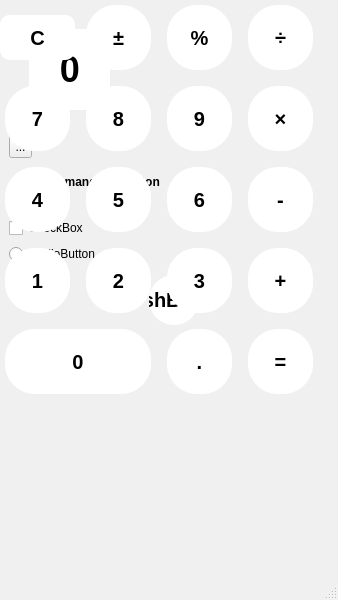
<?xml version="1.0" encoding="UTF-8"?>
<ui version="4.0">
 <class>MainWindow</class>
 <widget class="QMainWindow" name="MainWindow">
  <property name="geometry">
   <rect>
    <x>0</x>
    <y>0</y>
    <width>338</width>
    <height>600</height>
   </rect>
  </property>
  <property name="windowTitle">
   <string>계산기</string>
  </property>
  <property name="styleSheet">
   <string notr="true">QMainWindow { background-color: rgb(240, 240, 240) }
   </string>
  </property>
  <widget class="QWidget" name="centralwidget">
   <widget class="QLabel" name="display">
    <property name="geometry">
     <rect>
      <x>9</x>
      <y>9</y>
      <width>121</width>
      <height>121</height>
     </rect>
    </property>
    <property name="styleSheet">
     <string notr="true">QLabel {
    font-family: 'Arial', sans-serif;
    color: black;
    background:rgb(255, 255, 255);
    padding: 20px;
    margin-top: 20px;     /* 위쪽 여백 */
    margin-bottom: 20px;  /* 아래쪽 여백 */
    margin-left: 20px;    /* 왼쪽 여백 */
    margin-right: 20px;   /* 오른쪽 여백 */
    border-radius: 15px;    
    font-size: 36px;
    font-weight: bold;
}</string>
    </property>
    <property name="text">
     <string>0</string>
    </property>
    <property name="alignment">
     <set>Qt::AlignmentFlag::AlignRight|Qt::AlignmentFlag::AlignTrailing|Qt::AlignmentFlag::AlignVCenter</set>
    </property>
   </widget>
   <widget class="QPushButton" name="pushButton">
    <property name="geometry">
     <rect>
      <x>9</x>
      <y>270</y>
      <width>320</width>
      <height>60</height>
     </rect>
    </property>
    <property name="minimumSize">
     <size>
      <width>0</width>
      <height>0</height>
     </size>
    </property>
    <property name="maximumSize">
     <size>
      <width>657</width>
      <height>16777215</height>
     </size>
    </property>
    <property name="styleSheet">
     <string notr="true"> background-color: rgb(255, 255, 255);
    color: black;
    border-radius: 25px;  /* 버튼 크기에 맞춰 radius도 조정 */
    font-size: 20px;
    font-weight: bold;
    width: 50px;     /* 65px에서 50px로 변경 */
    height: 50px;    /* 65px에서 50px로 변경 */
    margin-top: 5px;
    margin-bottom: 5px;
    margin-left: 140px;
    margin-right: 130px;
    border: none;</string>
    </property>
    <property name="text">
     <string>PushButton</string>
    </property>
    <property name="autoDefault">
     <bool>true</bool>
    </property>
    <property name="default">
     <bool>false</bool>
    </property>
    <property name="flat">
     <bool>false</bool>
    </property>
   </widget>
   <widget class="QToolButton" name="toolButton">
    <property name="geometry">
     <rect>
      <x>9</x>
      <y>136</y>
      <width>23</width>
      <height>22</height>
     </rect>
    </property>
    <property name="text">
     <string>...</string>
    </property>
   </widget>
   <widget class="QRadioButton" name="radioButton">
    <property name="geometry">
     <rect>
      <x>9</x>
      <y>244</y>
      <width>94</width>
      <height>20</height>
     </rect>
    </property>
    <property name="text">
     <string>RadioButton</string>
    </property>
   </widget>
   <widget class="QCheckBox" name="checkBox">
    <property name="geometry">
     <rect>
      <x>9</x>
      <y>218</y>
      <width>79</width>
      <height>20</height>
     </rect>
    </property>
    <property name="text">
     <string>CheckBox</string>
    </property>
   </widget>
   <widget class="QCommandLinkButton" name="commandLinkButton">
    <property name="geometry">
     <rect>
      <x>9</x>
      <y>164</y>
      <width>320</width>
      <height>40</height>
     </rect>
    </property>
    <property name="text">
     <string>CommandLinkButton</string>
    </property>
   </widget>
   <widget class="QWidget" name="horizontalLayoutWidget">
    <property name="geometry">
     <rect>
      <x>9</x>
      <y>210</y>
      <width>16</width>
      <height>16</height>
     </rect>
    </property>
    <layout class="QHBoxLayout" name="horizontalLayout"/>
   </widget>
   <widget class="QWidget" name="">
    <layout class="QGridLayout" name="gridLayout">
     <item row="0" column="0">
      <widget class="QPushButton" name="btn_clear">
       <property name="styleSheet">
        <string notr="true">QPushButton {
            background-color: rgb(255, 255, 255);
            color: black;
            border-radius: 10px;  /* 원형 모양을 위해 더 큰 값으로 설정 */
            font-size: 20px;      /* 폰트 크기 증가 */
            font-weight: bold;
            min-width: 45px;     /* 버튼 크기 증가 */
            min-height: 45px;    /* 버튼 크기 증가 */
        
            border: none;
}

QPushButton:hover {
 - background-color: rgb(240, 240, 240);
    opacity: 0.8;
}

QPushButton:pressed {
    background-color: rgb(220, 220, 220);
    opacity: 0.6;
}
</string>
       </property>
       <property name="text">
        <string>C</string>
       </property>
       <property name="iconSize">
        <size>
         <width>8</width>
         <height>8</height>
        </size>
       </property>
      </widget>
     </item>
     <item row="0" column="1">
      <widget class="QPushButton" name="btn_plus_minus">
       <property name="styleSheet">
        <string notr="true">QPushButton {
    background-color: rgb(255, 255, 255);
    color: black;
    border-radius: 30px;  /* 원형 모양을 위해 더 큰 값으로 설정 */
    font-size: 20px;      /* 폰트 크기 증가 */
    font-weight: bold;
    min-width: 65px;     /* 버튼 크기 증가 */
    min-height: 65px;    /* 버튼 크기 증가 */
    margin-top: 5px;     /* 위쪽 여백 */
    margin-bottom: 5px;  /* 아래쪽 여백 */
    margin-left: 5px;    /* 왼쪽 여백 */
    margin-right: 5px;   /* 오른쪽 여백 */
    border: none;
}

QPushButton:hover {
 - background-color: rgb(240, 240, 240);
    opacity: 0.8;
}

QPushButton:pressed {
    background-color: rgb(220, 220, 220);
    opacity: 0.6;
}
</string>
       </property>
       <property name="text">
        <string>±</string>
       </property>
      </widget>
     </item>
     <item row="0" column="2">
      <widget class="QPushButton" name="btn_percent">
       <property name="styleSheet">
        <string notr="true">QPushButton {
    background-color: rgb(255, 255, 255);
    color: black;
    border-radius: 30px;  /* 원형 모양을 위해 더 큰 값으로 설정 */
    font-size: 20px;      /* 폰트 크기 증가 */
    font-weight: bold;
    min-width: 65px;     /* 버튼 크기 증가 */
    min-height: 65px;    /* 버튼 크기 증가 */
    margin-top: 5px;     /* 위쪽 여백 */
    margin-bottom: 5px;  /* 아래쪽 여백 */
    margin-left: 5px;    /* 왼쪽 여백 */
    margin-right: 5px;   /* 오른쪽 여백 */
    border: none;
}

QPushButton:hover {
 - background-color: rgb(240, 240, 240);
    opacity: 0.8;
}

QPushButton:pressed {
    background-color: rgb(220, 220, 220);
    opacity: 0.6;
}
</string>
       </property>
       <property name="text">
        <string>%</string>
       </property>
      </widget>
     </item>
     <item row="0" column="3">
      <widget class="QPushButton" name="btn_divide">
       <property name="styleSheet">
        <string notr="true">QPushButton {
    background-color: rgb(255, 255, 255);
    color: black;
    border-radius: 30px;  /* 원형 모양을 위해 더 큰 값으로 설정 */
    font-size: 20px;      /* 폰트 크기 증가 */
    font-weight: bold;
    min-width: 65px;     /* 버튼 크기 증가 */
    min-height: 65px;    /* 버튼 크기 증가 */
    margin-top: 5px;     /* 위쪽 여백 */
    margin-bottom: 5px;  /* 아래쪽 여백 */
    margin-left: 5px;    /* 왼쪽 여백 */
    margin-right: 5px;   /* 오른쪽 여백 */
    border: none;
}

QPushButton:hover {
 - background-color: rgb(240, 240, 240);
    opacity: 0.8;
}

QPushButton:pressed {
    background-color: rgb(220, 220, 220);
    opacity: 0.6;
}
</string>
       </property>
       <property name="text">
        <string>÷</string>
       </property>
      </widget>
     </item>
     <item row="1" column="0">
      <widget class="QPushButton" name="btn_7">
       <property name="styleSheet">
        <string notr="true">QPushButton {
    background-color: rgb(255, 255, 255);
    color: black;
    border-radius: 30px;  /* 원형 모양을 위해 더 큰 값으로 설정 */
    font-size: 20px;      /* 폰트 크기 증가 */
    font-weight: bold;
    min-width: 65px;     /* 버튼 크기 증가 */
    min-height: 65px;    /* 버튼 크기 증가 */
    margin-top: 5px;     /* 위쪽 여백 */
    margin-bottom: 5px;  /* 아래쪽 여백 */
    margin-left: 5px;    /* 왼쪽 여백 */
    margin-right: 5px;   /* 오른쪽 여백 */
    border: none;
}

QPushButton:hover {
 - background-color: rgb(240, 240, 240);
    opacity: 0.8;
}

QPushButton:pressed {
    background-color: rgb(220, 220, 220);
    opacity: 0.6;
}
</string>
       </property>
       <property name="text">
        <string>7</string>
       </property>
      </widget>
     </item>
     <item row="1" column="1">
      <widget class="QPushButton" name="btn_8">
       <property name="styleSheet">
        <string notr="true">QPushButton {
    background-color: rgb(255, 255, 255);
    color: black;
    border-radius: 30px;  /* 원형 모양을 위해 더 큰 값으로 설정 */
    font-size: 20px;      /* 폰트 크기 증가 */
    font-weight: bold;
    min-width: 65px;     /* 버튼 크기 증가 */
    min-height: 65px;    /* 버튼 크기 증가 */
    margin-top: 5px;     /* 위쪽 여백 */
    margin-bottom: 5px;  /* 아래쪽 여백 */
    margin-left: 5px;    /* 왼쪽 여백 */
    margin-right: 5px;   /* 오른쪽 여백 */
    border: none;
}

QPushButton:hover {
 - background-color: rgb(240, 240, 240);
    opacity: 0.8;
}

QPushButton:pressed {
    background-color: rgb(220, 220, 220);
    opacity: 0.6;
}
</string>
       </property>
       <property name="text">
        <string>8</string>
       </property>
      </widget>
     </item>
     <item row="1" column="2">
      <widget class="QPushButton" name="btn_9">
       <property name="styleSheet">
        <string notr="true">QPushButton {
    background-color: rgb(255, 255, 255);
    color: black;
    border-radius: 30px;  /* 원형 모양을 위해 더 큰 값으로 설정 */
    font-size: 20px;      /* 폰트 크기 증가 */
    font-weight: bold;
    min-width: 65px;     /* 버튼 크기 증가 */
    min-height: 65px;    /* 버튼 크기 증가 */
    margin-top: 5px;     /* 위쪽 여백 */
    margin-bottom: 5px;  /* 아래쪽 여백 */
    margin-left: 5px;    /* 왼쪽 여백 */
    margin-right: 5px;   /* 오른쪽 여백 */
    border: none;
}

QPushButton:hover {
 - background-color: rgb(240, 240, 240);
    opacity: 0.8;
}

QPushButton:pressed {
    background-color: rgb(220, 220, 220);
    opacity: 0.6;
}
</string>
       </property>
       <property name="text">
        <string>9</string>
       </property>
      </widget>
     </item>
     <item row="1" column="3">
      <widget class="QPushButton" name="btn_multiply">
       <property name="styleSheet">
        <string notr="true">QPushButton {
    background-color: rgb(255, 255, 255);
    color: black;
    border-radius: 30px;  /* 원형 모양을 위해 더 큰 값으로 설정 */
    font-size: 20px;      /* 폰트 크기 증가 */
    font-weight: bold;
    min-width: 65px;     /* 버튼 크기 증가 */
    min-height: 65px;    /* 버튼 크기 증가 */
    margin-top: 5px;     /* 위쪽 여백 */
    margin-bottom: 5px;  /* 아래쪽 여백 */
    margin-left: 5px;    /* 왼쪽 여백 */
    margin-right: 5px;   /* 오른쪽 여백 */
    border: none;
}

QPushButton:hover {
 - background-color: rgb(240, 240, 240);
    opacity: 0.8;
}

QPushButton:pressed {
    background-color: rgb(220, 220, 220);
    opacity: 0.6;
}
</string>
       </property>
       <property name="text">
        <string>×</string>
       </property>
      </widget>
     </item>
     <item row="2" column="0">
      <widget class="QPushButton" name="btn_4">
       <property name="styleSheet">
        <string notr="true">QPushButton {
    background-color: rgb(255, 255, 255);
    color: black;
    border-radius: 30px;  /* 원형 모양을 위해 더 큰 값으로 설정 */
    font-size: 20px;      /* 폰트 크기 증가 */
    font-weight: bold;
    min-width: 65px;     /* 버튼 크기 증가 */
    min-height: 65px;    /* 버튼 크기 증가 */
    margin-top: 5px;     /* 위쪽 여백 */
    margin-bottom: 5px;  /* 아래쪽 여백 */
    margin-left: 5px;    /* 왼쪽 여백 */
    margin-right: 5px;   /* 오른쪽 여백 */
    border: none;
}

QPushButton:hover {
 - background-color: rgb(240, 240, 240);
    opacity: 0.8;
}

QPushButton:pressed {
    background-color: rgb(220, 220, 220);
    opacity: 0.6;
}
</string>
       </property>
       <property name="text">
        <string>4</string>
       </property>
      </widget>
     </item>
     <item row="2" column="1">
      <widget class="QPushButton" name="btn_5">
       <property name="styleSheet">
        <string notr="true">QPushButton {
    background-color: rgb(255, 255, 255);
    color: black;
    border-radius: 30px;  /* 원형 모양을 위해 더 큰 값으로 설정 */
    font-size: 20px;      /* 폰트 크기 증가 */
    font-weight: bold;
    min-width: 65px;     /* 버튼 크기 증가 */
    min-height: 65px;    /* 버튼 크기 증가 */
    margin-top: 5px;     /* 위쪽 여백 */
    margin-bottom: 5px;  /* 아래쪽 여백 */
    margin-left: 5px;    /* 왼쪽 여백 */
    margin-right: 5px;   /* 오른쪽 여백 */
    border: none;
}

QPushButton:hover {
 - background-color: rgb(240, 240, 240);
    opacity: 0.8;
}

QPushButton:pressed {
    background-color: rgb(220, 220, 220);
    opacity: 0.6;
}
</string>
       </property>
       <property name="text">
        <string>5</string>
       </property>
      </widget>
     </item>
     <item row="2" column="2">
      <widget class="QPushButton" name="btn_6">
       <property name="styleSheet">
        <string notr="true">QPushButton {
    background-color: rgb(255, 255, 255);
    color: black;
    border-radius: 30px;  /* 원형 모양을 위해 더 큰 값으로 설정 */
    font-size: 20px;      /* 폰트 크기 증가 */
    font-weight: bold;
    min-width: 65px;     /* 버튼 크기 증가 */
    min-height: 65px;    /* 버튼 크기 증가 */
    margin-top: 5px;     /* 위쪽 여백 */
    margin-bottom: 5px;  /* 아래쪽 여백 */
    margin-left: 5px;    /* 왼쪽 여백 */
    margin-right: 5px;   /* 오른쪽 여백 */
    border: none;
}

QPushButton:hover {
 - background-color: rgb(240, 240, 240);
    opacity: 0.8;
}

QPushButton:pressed {
    background-color: rgb(220, 220, 220);
    opacity: 0.6;
}
</string>
       </property>
       <property name="text">
        <string>6</string>
       </property>
      </widget>
     </item>
     <item row="2" column="3">
      <widget class="QPushButton" name="btn_subtract">
       <property name="styleSheet">
        <string notr="true">QPushButton {
    background-color: rgb(255, 255, 255);
    color: black;
    border-radius: 30px;  /* 원형 모양을 위해 더 큰 값으로 설정 */
    font-size: 20px;      /* 폰트 크기 증가 */
    font-weight: bold;
    min-width: 65px;     /* 버튼 크기 증가 */
    min-height: 65px;    /* 버튼 크기 증가 */
    margin-top: 5px;     /* 위쪽 여백 */
    margin-bottom: 5px;  /* 아래쪽 여백 */
    margin-left: 5px;    /* 왼쪽 여백 */
    margin-right: 5px;   /* 오른쪽 여백 */
    border: none;
}

QPushButton:hover {
 - background-color: rgb(240, 240, 240);
    opacity: 0.8;
}

QPushButton:pressed {
    background-color: rgb(220, 220, 220);
    opacity: 0.6;
}
</string>
       </property>
       <property name="text">
        <string>-</string>
       </property>
      </widget>
     </item>
     <item row="3" column="0">
      <widget class="QPushButton" name="btn_1">
       <property name="styleSheet">
        <string notr="true">QPushButton {
    background-color: rgb(255, 255, 255);
    color: black;
    border-radius: 30px;  /* 원형 모양을 위해 더 큰 값으로 설정 */
    font-size: 20px;      /* 폰트 크기 증가 */
    font-weight: bold;
    min-width: 65px;     /* 버튼 크기 증가 */
    min-height: 65px;    /* 버튼 크기 증가 */
    margin-top: 5px;     /* 위쪽 여백 */
    margin-bottom: 5px;  /* 아래쪽 여백 */
    margin-left: 5px;    /* 왼쪽 여백 */
    margin-right: 5px;   /* 오른쪽 여백 */
    border: none;
}

QPushButton:hover {
 - background-color: rgb(240, 240, 240);
    opacity: 0.8;
}

QPushButton:pressed {
    background-color: rgb(220, 220, 220);
    opacity: 0.6;
}
</string>
       </property>
       <property name="text">
        <string>1</string>
       </property>
      </widget>
     </item>
     <item row="3" column="1">
      <widget class="QPushButton" name="btn_2">
       <property name="styleSheet">
        <string notr="true">QPushButton {
    background-color: rgb(255, 255, 255);
    color: black;
    border-radius: 30px;  /* 원형 모양을 위해 더 큰 값으로 설정 */
    font-size: 20px;      /* 폰트 크기 증가 */
    font-weight: bold;
    min-width: 65px;     /* 버튼 크기 증가 */
    min-height: 65px;    /* 버튼 크기 증가 */
    margin-top: 5px;     /* 위쪽 여백 */
    margin-bottom: 5px;  /* 아래쪽 여백 */
    margin-left: 5px;    /* 왼쪽 여백 */
    margin-right: 5px;   /* 오른쪽 여백 */
    border: none;
}

QPushButton:hover {
 - background-color: rgb(240, 240, 240);
    opacity: 0.8;
}

QPushButton:pressed {
    background-color: rgb(220, 220, 220);
    opacity: 0.6;
}
</string>
       </property>
       <property name="text">
        <string>2</string>
       </property>
      </widget>
     </item>
     <item row="3" column="2">
      <widget class="QPushButton" name="btn_3">
       <property name="styleSheet">
        <string notr="true">QPushButton {
    background-color: rgb(255, 255, 255);
    color: black;
    border-radius: 30px;  /* 원형 모양을 위해 더 큰 값으로 설정 */
    font-size: 20px;      /* 폰트 크기 증가 */
    font-weight: bold;
    min-width: 65px;     /* 버튼 크기 증가 */
    min-height: 65px;    /* 버튼 크기 증가 */
    margin-top: 5px;     /* 위쪽 여백 */
    margin-bottom: 5px;  /* 아래쪽 여백 */
    margin-left: 5px;    /* 왼쪽 여백 */
    margin-right: 5px;   /* 오른쪽 여백 */
    border: none;
}

QPushButton:hover {
 - background-color: rgb(240, 240, 240);
    opacity: 0.8;
}

QPushButton:pressed {
    background-color: rgb(220, 220, 220);
    opacity: 0.6;
}
</string>
       </property>
       <property name="text">
        <string>3</string>
       </property>
      </widget>
     </item>
     <item row="3" column="3">
      <widget class="QPushButton" name="btn_add">
       <property name="styleSheet">
        <string notr="true">QPushButton {
    background-color: rgb(255, 255, 255);
    color: black;
    border-radius: 30px;  /* 원형 모양을 위해 더 큰 값으로 설정 */
    font-size: 20px;      /* 폰트 크기 증가 */
    font-weight: bold;
    min-width: 65px;     /* 버튼 크기 증가 */
    min-height: 65px;    /* 버튼 크기 증가 */
    margin-top: 5px;     /* 위쪽 여백 */
    margin-bottom: 5px;  /* 아래쪽 여백 */
    margin-left: 5px;    /* 왼쪽 여백 */
    margin-right: 5px;   /* 오른쪽 여백 */
    border: none;
}

QPushButton:hover {
 - background-color: rgb(240, 240, 240);
    opacity: 0.8;
}

QPushButton:pressed {
    background-color: rgb(220, 220, 220);
    opacity: 0.6;
}
</string>
       </property>
       <property name="text">
        <string>+</string>
       </property>
      </widget>
     </item>
     <item row="4" column="0" colspan="2">
      <widget class="QPushButton" name="btn_0">
       <property name="styleSheet">
        <string notr="true">QPushButton {
    background-color: rgb(255, 255, 255);
    color: black;
    border-radius: 30px;  /* 원형 모양을 위해 더 큰 값으로 설정 */
    font-size: 20px;      /* 폰트 크기 증가 */
    font-weight: bold;
    min-width: 65px;     /* 버튼 크기 증가 */
    min-height: 65px;    /* 버튼 크기 증가 */
    margin-top: 5px;     /* 위쪽 여백 */
    margin-bottom: 5px;  /* 아래쪽 여백 */
    margin-left: 5px;    /* 왼쪽 여백 */
    margin-right: 5px;   /* 오른쪽 여백 */
    border: none;
}

QPushButton:hover {
 - background-color: rgb(240, 240, 240);
    opacity: 0.8;
}

QPushButton:pressed {
    background-color: rgb(220, 220, 220);
    opacity: 0.6;
}
</string>
       </property>
       <property name="text">
        <string>0</string>
       </property>
      </widget>
     </item>
     <item row="4" column="2">
      <widget class="QPushButton" name="btn_decimal">
       <property name="styleSheet">
        <string notr="true">QPushButton {
    background-color: rgb(255, 255, 255);
    color: black;
    border-radius: 30px;  /* 원형 모양을 위해 더 큰 값으로 설정 */
    font-size: 20px;      /* 폰트 크기 증가 */
    font-weight: bold;
    min-width: 65px;     /* 버튼 크기 증가 */
    min-height: 65px;    /* 버튼 크기 증가 */
    margin-top: 5px;     /* 위쪽 여백 */
    margin-bottom: 5px;  /* 아래쪽 여백 */
    margin-left: 5px;    /* 왼쪽 여백 */
    margin-right: 5px;   /* 오른쪽 여백 */
    border: none;
}

QPushButton:hover {
 - background-color: rgb(240, 240, 240);
    opacity: 0.8;
}

QPushButton:pressed {
    background-color: rgb(220, 220, 220);
    opacity: 0.6;
}
</string>
       </property>
       <property name="text">
        <string>.</string>
       </property>
      </widget>
     </item>
     <item row="4" column="3">
      <widget class="QPushButton" name="btn_equals">
       <property name="styleSheet">
        <string notr="true">QPushButton {
    background-color: rgb(255, 255, 255);
    color: black;
    border-radius: 30px;  /* 원형 모양을 위해 더 큰 값으로 설정 */
    font-size: 20px;      /* 폰트 크기 증가 */
    font-weight: bold;
    min-width: 65px;     /* 버튼 크기 증가 */
    min-height: 65px;    /* 버튼 크기 증가 */
    margin-top: 5px;     /* 위쪽 여백 */
    margin-bottom: 5px;  /* 아래쪽 여백 */
    margin-left: 5px;    /* 왼쪽 여백 */
    margin-right: 5px;   /* 오른쪽 여백 */
    border: none;
}

QPushButton:hover {
 - background-color: rgb(240, 240, 240);
    opacity: 0.8;
}

QPushButton:pressed {
    background-color: rgb(220, 220, 220);
    opacity: 0.6;
}
</string>
       </property>
       <property name="text">
        <string>=</string>
       </property>
      </widget>
     </item>
    </layout>
   </widget>
  </widget>
  <widget class="QMenuBar" name="menubar">
   <property name="geometry">
    <rect>
     <x>0</x>
     <y>0</y>
     <width>338</width>
     <height>33</height>
    </rect>
   </property>
  </widget>
  <widget class="QStatusBar" name="statusbar"/>
 </widget>
 <resources/>
 <connections/>
</ui>
